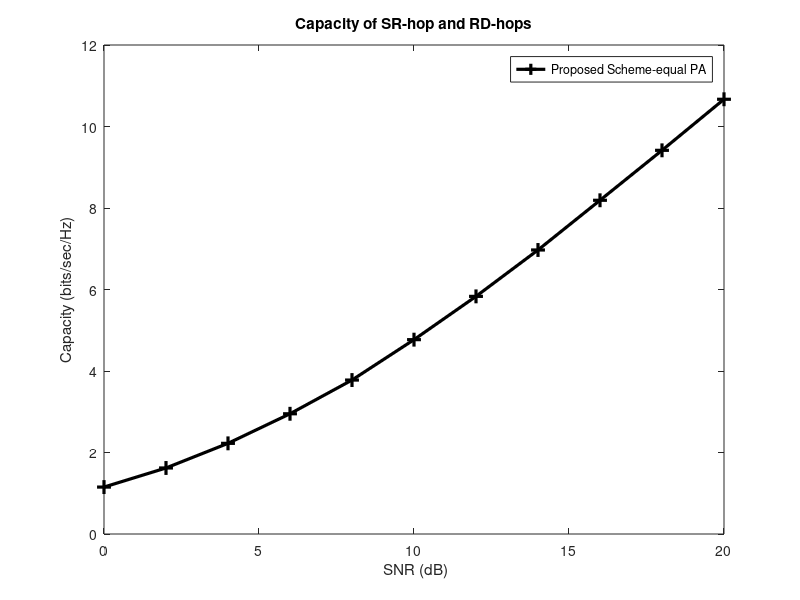

MATLAB code to generate this figure:
%%% Please cite this article "Half-Duplex and Full-Duplex Interference
%%% Mitigation in Relays Assisted Heterogeneous Network" PlosOne ID: PONE-D-22-34295
%by Moubachir Madani Fadoul and Chee-Onn Chow"
%%% Figure number 3.
clearvars
close all
clc

% number of channel realization
It = 1000;
Ps=1; Pr=1;
% Number of transmit and receive antennas (2-4-6-6)or (2-6-2-4) or
% (2-2-4-6)- antt(2-4-6-4)
M=2;  % no. of antenas at source / destination 
Nr=4;  % receive antenna at relay
Mr=6;  % transmit antenna at the relay
Nd=4;  % transmit antenna at the relay
% SNR range in dB
% SNR = ratio between total transmit power and noise variance
SNRdBvalues =  [0:2:20]; %[-10:2:30];
Czf     = zeros(1,It);
Cmmse   = zeros(1,It);

SNRidx = 0;
for SNRdB=SNRdBvalues
    SNRdB
    SNRidx = SNRidx + 1;
    SNR=10^(SNRdB/10);
    
    % compute maximal achievable rate 
    for kk=1:It
        
        % generate channel realization
        HS1R1 = (randn(Nr,M)+j*randn(Nr,M))/sqrt(2);
        HR1D1 = ( randn(Nd,Mr) + j*randn(Nd,Mr))/sqrt(2);
        HR1 = ( randn(Nr,Mr) + j*randn(Nr,Mr))/sqrt(2);
        HR1R2 = ( randn(Nr,Mr) + j*randn(Nr,Mr))/sqrt(2);
        HR1D2 = ( randn(Nd,Mr) + j*randn(Nd,Mr))/sqrt(2);
         
        HS2R2 = ( randn(Nr,M) + j*randn(Nr,M))/sqrt(2);        
        HR2D2 = ( randn(Nd,Mr) + j*randn(Nd,Mr))/sqrt(2);
        HR2 = ( randn(Nr,Mr) + j*randn(Nr,Mr))/sqrt(2);
        HR2R1 = ( randn(Nr,Mr) + j*randn(Nr,Mr))/sqrt(2);
        HR2D1 = ( randn(Nd,Mr) + j*randn(Nd,Mr))/sqrt(2);  
         [U S V] = svd(HS1R1);
        [U1 S1 V1] = svd(HR1D1);
 %% Null at the relay tx 
  Wtu2=null(HR1R2); 
  Wt2=Wtu2';
  
 PSHRR2 =pinv(HR1);  
Wtu1=(PSHRR2*HR1R2*Wt2');  
Wt1=Wtu1';

% Null at the destination Rx 
 Wrd1=null(HR2D1); 
 Wrd2=null(HR1D2); 
  
%% Prpoposed Scheme -(S1-R1)i
            UU=(SNR/M *HS1R1*HS1R1');
%               RR=SNR/Mr *(Wr1'*HR1'*HR1*Wr1);  %RSI ->becomes zero
%               YY=SNR/Mr *(Wr1'*HR2D1'*Wt2'*Wt2*HR2D1*Wr1');  %RDI  ->zeros          
           %  CS1R1(kk)=real(log2(det(eye(M)+(AA/RR+YY))));  %(1:2,1:2)
         CS1R1(kk)=real(log2(det(eye(Nr)+(UU))));  
%  Prpoposed Scheme of-(Ri-Di) 
         PP=SNR/Mr* Wrd1'*HR1D1'*HR1D1*Wrd1;
%          YY=SNR/Mr *(Wr1'*HR2D1*Wt2'*Wt2*HR2D1'*Wr1);  %RDI  ->zeros 
        CR1D1(kk)=real(log2(det(eye(M)+(PP))));
     
        %% Prpoposed Scheme -(S2-R2)j
            AA=(SNR/M *HS2R2*HS2R2');
            DR=SNR/Mr *(HR1*Wt2'*Wt2*HR1');  %RSI ->becomes zero
%               YY=SNR/Mr *(Wr1'*HR2D1'*Wt2'*Wt2*HR2D1*Wr1');  %RDI  ->zeros          
           %  CS1R1(kk)=real(log2(det(eye(M)+(AA/RR+YY))));  %(1:2,1:2)
         CS2R2(kk)=real(log2(det(eye(Nr)+(AA))));  
         
%  Prpoposed Scheme of-(R-D) 
         DP=SNR/Mr* Wrd2'*HR2D1'*HR2D1*Wrd2;
%          YY=SNR/Mr *(Wr1'*HR2D1*Wt2'*Wt2*HR2D1'*Wr1);  %RDI  ->zeros 
        CR2D2(kk)=real(log2(det(eye(M)+(DP))));
          end
            
     % min
        CAPS1RD1=min(CS1R1,CR1D1); %Proposed Scheme -eq.(15)
        CAPS2RD2=min(CS2R2,CR2D2); %Proposed Scheme -eq.(15)
        CAPSRD=min(CAPS1RD1,CAPS2RD2); 

    % average over all channel realizations for a given SNR value
    CAPS1R1D1(SNRidx)  = mean(CAPSRD);
        
end

% plot
figure(1)

 plot(SNRdBvalues, CAPS1R1D1,'k-+','linewidth',2.3, 'MarkerSize',10)
 
title('Capacity of SR-hop and RD-hops')
xlabel(' SNR (dB)') %\rho
ylabel('Capacity (bits/sec/Hz)')
 legend('Proposed Scheme-equal PA')
